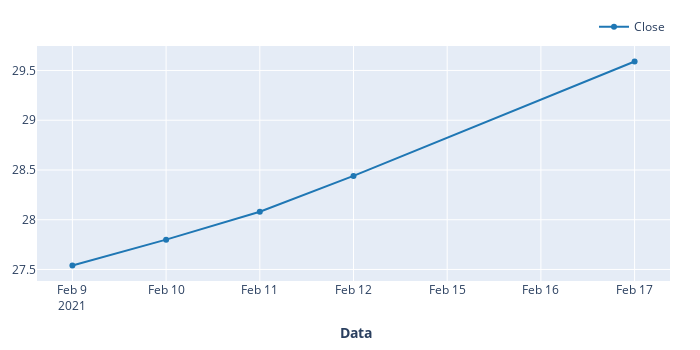

Write notebook code for a chart like this one.
### Code cell
#Gráfico para ver o comportamento
#Construindo outro df com um limitador no indice
dados_teste = ativo['Close'][ativo['Close'].index<='2021-02-17']
dados_teste2 = pd.DataFrame(dados_teste.iloc[-5:])
dados_teste2.vbt.plot().update_xaxes(title_text="<b> Data",
                          rangebreaks=[dict(bounds=["sat", "mon"])]).show()

### Figure 1 — Plotly figure (JSON) as saved in the notebook; plotly's stock layout.template omitted (floating-point values rounded to 4 significant figures)
{"data": [{"name": "Close", "showlegend": true, "type": "scatter", "uid": "a59ba6e1-54c8-4577-a6d3-e75ebc10ee77", "x": ["2021-02-09T00:00:00", "2021-02-10T00:00:00", "2021-02-11T00:00:00", "2021-02-12T00:00:00", "2021-02-17T00:00:00"], "y": [27.54, 27.8, 28.08, 28.44, 29.59]}], "layout": {"height": 350, "legend": {"orientation": "h", "traceorder": "normal", "x": 1, "xanchor": "right", "y": 1.02, "yanchor": "bottom"}, "margin": {"b": 30, "l": 30, "r": 30, "t": 30}, "width": 700, "xaxis": {"rangebreaks": [{"bounds": ["sat", "mon"]}], "title": {"text": "<b> Data"}}}}
